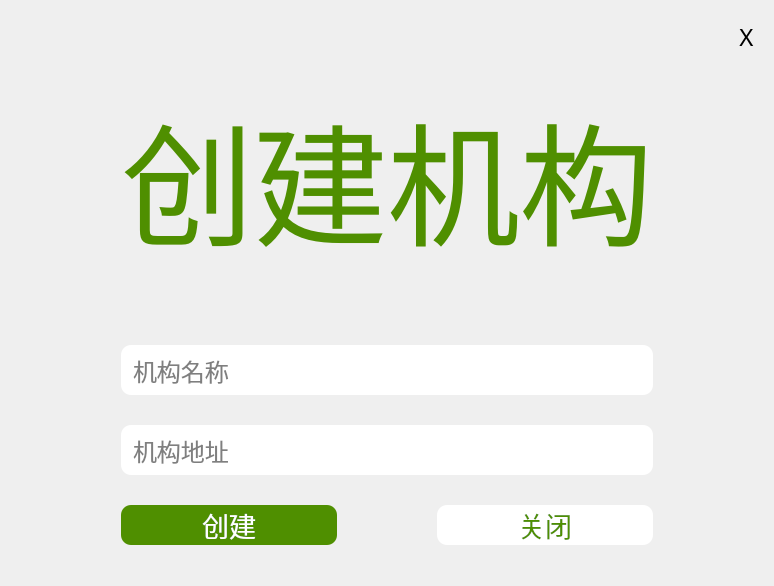
<?xml version="1.0" encoding="UTF-8"?>
<ui version="4.0">
 <class>Form</class>
 <widget class="QWidget" name="Form">
  <property name="geometry">
   <rect>
    <x>0</x>
    <y>0</y>
    <width>774</width>
    <height>586</height>
   </rect>
  </property>
  <property name="minimumSize">
   <size>
    <width>500</width>
    <height>400</height>
   </size>
  </property>
  <property name="font">
   <font>
    <family>Academy Engraved LET</family>
    <pointsize>24</pointsize>
   </font>
  </property>
  <property name="windowTitle">
   <string>教务管理系统</string>
  </property>
  <layout class="QHBoxLayout" name="horizontalLayout_5">
   <item>
    <widget class="QStackedWidget" name="stackedWidget">
     <property name="currentIndex">
      <number>2</number>
     </property>
     <widget class="QWidget" name="page">
      <layout class="QHBoxLayout" name="horizontalLayout_6">
       <item>
        <layout class="QVBoxLayout" name="verticalLayout_3">
         <item>
          <layout class="QHBoxLayout" name="horizontalLayout_4">
           <item>
            <spacer name="horizontalSpacer_3">
             <property name="orientation">
              <enum>Qt::Horizontal</enum>
             </property>
             <property name="sizeHint" stdset="0">
              <size>
               <width>40</width>
               <height>20</height>
              </size>
             </property>
            </spacer>
           </item>
           <item>
            <widget class="QPushButton" name="pushButton_3">
             <property name="font">
              <font>
               <family>PingFang SC</family>
               <pointsize>18</pointsize>
              </font>
             </property>
             <property name="styleSheet">
              <string notr="true">

QPushButton{
border:none;
}
QPushButton:hover{
	color: rgb(255, 38, 0);
}</string>
             </property>
             <property name="text">
              <string>X</string>
             </property>
            </widget>
           </item>
          </layout>
         </item>
         <item>
          <layout class="QVBoxLayout" name="verticalLayout_2">
           <item>
            <spacer name="verticalSpacer_2">
             <property name="orientation">
              <enum>Qt::Vertical</enum>
             </property>
             <property name="sizeHint" stdset="0">
              <size>
               <width>20</width>
               <height>40</height>
              </size>
             </property>
            </spacer>
           </item>
           <item>
            <layout class="QHBoxLayout" name="horizontalLayout_3">
             <item>
              <spacer name="horizontalSpacer">
               <property name="orientation">
                <enum>Qt::Horizontal</enum>
               </property>
               <property name="sizeHint" stdset="0">
                <size>
                 <width>40</width>
                 <height>20</height>
                </size>
               </property>
              </spacer>
             </item>
             <item>
              <layout class="QVBoxLayout" name="verticalLayout">
               <property name="spacing">
                <number>30</number>
               </property>
               <item>
                <widget class="QLabel" name="label">
                 <property name="font">
                  <font>
                   <family>Yuanti SC</family>
                   <pointsize>100</pointsize>
                  </font>
                 </property>
                 <property name="styleSheet">
                  <string notr="true">color:rgb(79, 143, 0);</string>
                 </property>
                 <property name="text">
                  <string>教务管理系统</string>
                 </property>
                 <property name="alignment">
                  <set>Qt::AlignCenter</set>
                 </property>
                </widget>
               </item>
               <item>
                <widget class="QLineEdit" name="lineEdit">
                 <property name="font">
                  <font>
                   <family>.AppleSystemUIFont</family>
                   <pointsize>18</pointsize>
                  </font>
                 </property>
                 <property name="styleSheet">
                  <string notr="true">border-radius:10;
padding:10px;</string>
                 </property>
                 <property name="text">
                  <string/>
                 </property>
                 <property name="placeholderText">
                  <string>账号</string>
                 </property>
                </widget>
               </item>
               <item>
                <widget class="QLineEdit" name="lineEdit_2">
                 <property name="font">
                  <font>
                   <family>.AppleSystemUIFont</family>
                   <pointsize>18</pointsize>
                  </font>
                 </property>
                 <property name="styleSheet">
                  <string notr="true">border-radius:10;
padding:10px;</string>
                 </property>
                 <property name="text">
                  <string/>
                 </property>
                 <property name="echoMode">
                  <enum>QLineEdit::Password</enum>
                 </property>
                 <property name="placeholderText">
                  <string>密码</string>
                 </property>
                </widget>
               </item>
               <item>
                <layout class="QHBoxLayout" name="horizontalLayout_2">
                 <property name="sizeConstraint">
                  <enum>QLayout::SetDefaultConstraint</enum>
                 </property>
                 <item>
                  <widget class="QCheckBox" name="checkBox">
                   <property name="font">
                    <font>
                     <family>Academy Engraved LET</family>
                     <pointsize>14</pointsize>
                    </font>
                   </property>
                   <property name="text">
                    <string>学生</string>
                   </property>
                   <property name="autoExclusive">
                    <bool>true</bool>
                   </property>
                  </widget>
                 </item>
                 <item>
                  <widget class="QCheckBox" name="checkBox_2">
                   <property name="font">
                    <font>
                     <family>Academy Engraved LET</family>
                     <pointsize>14</pointsize>
                    </font>
                   </property>
                   <property name="text">
                    <string>老师</string>
                   </property>
                   <property name="autoExclusive">
                    <bool>true</bool>
                   </property>
                  </widget>
                 </item>
                 <item>
                  <widget class="QCheckBox" name="checkBox_3">
                   <property name="font">
                    <font>
                     <family>Academy Engraved LET</family>
                     <pointsize>14</pointsize>
                    </font>
                   </property>
                   <property name="text">
                    <string>管理员</string>
                   </property>
                   <property name="checked">
                    <bool>true</bool>
                   </property>
                   <property name="autoExclusive">
                    <bool>true</bool>
                   </property>
                  </widget>
                 </item>
                </layout>
               </item>
               <item>
                <layout class="QHBoxLayout" name="horizontalLayout">
                 <property name="spacing">
                  <number>100</number>
                 </property>
                 <item>
                  <widget class="QPushButton" name="pushButton">
                   <property name="font">
                    <font>
                     <family>Academy Engraved LET</family>
                     <pointsize>20</pointsize>
                    </font>
                   </property>
                   <property name="styleSheet">
                    <string notr="true">QPushButton{
background-color: rgb(79, 143, 0);
color: rgb(255, 255, 255);
border-radius:10px;
}
QPushButton:hover{
background-color: rgb(0, 143, 0);
color: rgb(255, 255, 255);
border-radius:10px;
}
QPushButton:pressed{
background-color:  rgb(169, 169, 169);
color: rgb(255, 255, 255);
border-radius:10px;
}</string>
                   </property>
                   <property name="text">
                    <string>登录</string>
                   </property>
                  </widget>
                 </item>
                 <item>
                  <widget class="QPushButton" name="pushButton_2">
                   <property name="font">
                    <font>
                     <family>Academy Engraved LET</family>
                     <pointsize>20</pointsize>
                    </font>
                   </property>
                   <property name="styleSheet">
                    <string notr="true">QPushButton{
background-color: rgb(255, 255, 255);
color: rgb(79, 143, 0);
border-radius:10px;
}
QPushButton:hover{
background-color: rgb(0, 143, 0);
color: rgb(255, 255, 255);
border-radius:10px;
}
QPushButton:pressed{
background-color:  rgb(169, 169, 169);
color: rgb(255, 255, 255);
border-radius:10px;
}</string>
                   </property>
                   <property name="text">
                    <string>注册</string>
                   </property>
                  </widget>
                 </item>
                </layout>
               </item>
              </layout>
             </item>
             <item>
              <spacer name="horizontalSpacer_2">
               <property name="orientation">
                <enum>Qt::Horizontal</enum>
               </property>
               <property name="sizeHint" stdset="0">
                <size>
                 <width>40</width>
                 <height>20</height>
                </size>
               </property>
              </spacer>
             </item>
            </layout>
           </item>
           <item>
            <spacer name="verticalSpacer">
             <property name="orientation">
              <enum>Qt::Vertical</enum>
             </property>
             <property name="sizeHint" stdset="0">
              <size>
               <width>20</width>
               <height>40</height>
              </size>
             </property>
            </spacer>
           </item>
          </layout>
         </item>
        </layout>
       </item>
      </layout>
     </widget>
     <widget class="QWidget" name="page_2">
      <layout class="QVBoxLayout" name="verticalLayout_7">
       <item>
        <layout class="QVBoxLayout" name="verticalLayout_4">
         <item>
          <layout class="QHBoxLayout" name="horizontalLayout_7">
           <item>
            <spacer name="horizontalSpacer_4">
             <property name="orientation">
              <enum>Qt::Horizontal</enum>
             </property>
             <property name="sizeHint" stdset="0">
              <size>
               <width>40</width>
               <height>20</height>
              </size>
             </property>
            </spacer>
           </item>
           <item>
            <widget class="QPushButton" name="pushButton_4">
             <property name="font">
              <font>
               <family>PingFang SC</family>
               <pointsize>18</pointsize>
              </font>
             </property>
             <property name="styleSheet">
              <string notr="true">

QPushButton{
border:none;
}
QPushButton:hover{
rgb(255, 38, 0)
}</string>
             </property>
             <property name="text">
              <string>X</string>
             </property>
            </widget>
           </item>
          </layout>
         </item>
         <item>
          <layout class="QVBoxLayout" name="verticalLayout_5">
           <item>
            <spacer name="verticalSpacer_3">
             <property name="orientation">
              <enum>Qt::Vertical</enum>
             </property>
             <property name="sizeHint" stdset="0">
              <size>
               <width>20</width>
               <height>40</height>
              </size>
             </property>
            </spacer>
           </item>
           <item>
            <layout class="QHBoxLayout" name="horizontalLayout_8">
             <item>
              <spacer name="horizontalSpacer_5">
               <property name="orientation">
                <enum>Qt::Horizontal</enum>
               </property>
               <property name="sizeHint" stdset="0">
                <size>
                 <width>40</width>
                 <height>20</height>
                </size>
               </property>
              </spacer>
             </item>
             <item>
              <layout class="QVBoxLayout" name="verticalLayout_6">
               <property name="spacing">
                <number>30</number>
               </property>
               <item>
                <widget class="QLabel" name="label_2">
                 <property name="font">
                  <font>
                   <family>Yuanti SC</family>
                   <pointsize>100</pointsize>
                  </font>
                 </property>
                 <property name="styleSheet">
                  <string notr="true">color:rgb(79, 143, 0);</string>
                 </property>
                 <property name="text">
                  <string>管理员注册</string>
                 </property>
                 <property name="alignment">
                  <set>Qt::AlignCenter</set>
                 </property>
                </widget>
               </item>
               <item>
                <spacer name="verticalSpacer_5">
                 <property name="orientation">
                  <enum>Qt::Vertical</enum>
                 </property>
                 <property name="sizeHint" stdset="0">
                  <size>
                   <width>20</width>
                   <height>60</height>
                  </size>
                 </property>
                </spacer>
               </item>
               <item>
                <widget class="QLineEdit" name="lineEdit_3">
                 <property name="font">
                  <font>
                   <family>.AppleSystemUIFont</family>
                   <pointsize>18</pointsize>
                  </font>
                 </property>
                 <property name="styleSheet">
                  <string notr="true">border-radius:10;
padding:10px;</string>
                 </property>
                 <property name="text">
                  <string/>
                 </property>
                 <property name="placeholderText">
                  <string>账号</string>
                 </property>
                </widget>
               </item>
               <item>
                <widget class="QLineEdit" name="lineEdit_4">
                 <property name="font">
                  <font>
                   <family>.AppleSystemUIFont</family>
                   <pointsize>18</pointsize>
                  </font>
                 </property>
                 <property name="styleSheet">
                  <string notr="true">border-radius:10;
padding:10px;</string>
                 </property>
                 <property name="text">
                  <string/>
                 </property>
                 <property name="echoMode">
                  <enum>QLineEdit::Password</enum>
                 </property>
                 <property name="placeholderText">
                  <string>密码</string>
                 </property>
                </widget>
               </item>
               <item>
                <widget class="QLineEdit" name="lineEdit_5">
                 <property name="font">
                  <font>
                   <family>.AppleSystemUIFont</family>
                   <pointsize>18</pointsize>
                  </font>
                 </property>
                 <property name="styleSheet">
                  <string notr="true">border-radius:10;
padding:10px;</string>
                 </property>
                 <property name="text">
                  <string/>
                 </property>
                 <property name="echoMode">
                  <enum>QLineEdit::Password</enum>
                 </property>
                 <property name="placeholderText">
                  <string>确认密码</string>
                 </property>
                </widget>
               </item>
               <item>
                <layout class="QHBoxLayout" name="horizontalLayout_10">
                 <property name="spacing">
                  <number>100</number>
                 </property>
                 <item>
                  <widget class="QPushButton" name="pushButton_5">
                   <property name="font">
                    <font>
                     <family>Academy Engraved LET</family>
                     <pointsize>20</pointsize>
                    </font>
                   </property>
                   <property name="styleSheet">
                    <string notr="true">QPushButton{
background-color: rgb(255, 255, 255);
color: rgb(79, 143, 0);
border-radius:10px;
}
QPushButton:hover{
background-color: rgb(0, 143, 0);
color: rgb(255, 255, 255);
border-radius:10px;
}
QPushButton:pressed{
background-color:  rgb(169, 169, 169);
color: rgb(255, 255, 255);
border-radius:10px;
}</string>
                   </property>
                   <property name="text">
                    <string>登录</string>
                   </property>
                  </widget>
                 </item>
                 <item>
                  <widget class="QPushButton" name="pushButton_6">
                   <property name="font">
                    <font>
                     <family>Academy Engraved LET</family>
                     <pointsize>20</pointsize>
                    </font>
                   </property>
                   <property name="styleSheet">
                    <string notr="true">QPushButton{
background-color: rgb(79, 143, 0);
color: rgb(255, 255, 255);
border-radius:10px;
}
QPushButton:hover{
background-color: rgb(0, 143, 0);
color: rgb(255, 255, 255);
border-radius:10px;
}
QPushButton:pressed{
background-color:  rgb(169, 169, 169);
color: rgb(255, 255, 255);
border-radius:10px;
}

</string>
                   </property>
                   <property name="text">
                    <string>注册</string>
                   </property>
                  </widget>
                 </item>
                </layout>
               </item>
              </layout>
             </item>
             <item>
              <spacer name="horizontalSpacer_6">
               <property name="orientation">
                <enum>Qt::Horizontal</enum>
               </property>
               <property name="sizeHint" stdset="0">
                <size>
                 <width>40</width>
                 <height>20</height>
                </size>
               </property>
              </spacer>
             </item>
            </layout>
           </item>
           <item>
            <spacer name="verticalSpacer_4">
             <property name="orientation">
              <enum>Qt::Vertical</enum>
             </property>
             <property name="sizeHint" stdset="0">
              <size>
               <width>20</width>
               <height>40</height>
              </size>
             </property>
            </spacer>
           </item>
          </layout>
         </item>
        </layout>
       </item>
      </layout>
     </widget>
     <widget class="QWidget" name="page_3">
      <property name="minimumSize">
       <size>
        <width>600</width>
        <height>400</height>
       </size>
      </property>
      <layout class="QHBoxLayout" name="horizontalLayout_13">
       <item>
        <layout class="QVBoxLayout" name="verticalLayout_8">
         <item>
          <layout class="QHBoxLayout" name="horizontalLayout_9">
           <item>
            <spacer name="horizontalSpacer_7">
             <property name="orientation">
              <enum>Qt::Horizontal</enum>
             </property>
             <property name="sizeHint" stdset="0">
              <size>
               <width>40</width>
               <height>20</height>
              </size>
             </property>
            </spacer>
           </item>
           <item>
            <widget class="QPushButton" name="pushButton_7">
             <property name="font">
              <font>
               <family>PingFang SC</family>
               <pointsize>18</pointsize>
              </font>
             </property>
             <property name="styleSheet">
              <string notr="true">

QPushButton{
border:none;
}
QPushButton:hover{
rgb(255, 38, 0)
}</string>
             </property>
             <property name="text">
              <string>X</string>
             </property>
            </widget>
           </item>
          </layout>
         </item>
         <item>
          <layout class="QVBoxLayout" name="verticalLayout_9">
           <item>
            <spacer name="verticalSpacer_6">
             <property name="orientation">
              <enum>Qt::Vertical</enum>
             </property>
             <property name="sizeHint" stdset="0">
              <size>
               <width>20</width>
               <height>40</height>
              </size>
             </property>
            </spacer>
           </item>
           <item>
            <layout class="QHBoxLayout" name="horizontalLayout_11">
             <item>
              <spacer name="horizontalSpacer_8">
               <property name="orientation">
                <enum>Qt::Horizontal</enum>
               </property>
               <property name="sizeHint" stdset="0">
                <size>
                 <width>40</width>
                 <height>20</height>
                </size>
               </property>
              </spacer>
             </item>
             <item>
              <layout class="QVBoxLayout" name="verticalLayout_10">
               <property name="spacing">
                <number>30</number>
               </property>
               <item>
                <widget class="QLabel" name="label_3">
                 <property name="font">
                  <font>
                   <family>Yuanti SC</family>
                   <pointsize>100</pointsize>
                  </font>
                 </property>
                 <property name="styleSheet">
                  <string notr="true">color:rgb(79, 143, 0);</string>
                 </property>
                 <property name="text">
                  <string>创建机构</string>
                 </property>
                 <property name="alignment">
                  <set>Qt::AlignCenter</set>
                 </property>
                </widget>
               </item>
               <item>
                <spacer name="verticalSpacer_7">
                 <property name="orientation">
                  <enum>Qt::Vertical</enum>
                 </property>
                 <property name="sizeHint" stdset="0">
                  <size>
                   <width>20</width>
                   <height>60</height>
                  </size>
                 </property>
                </spacer>
               </item>
               <item>
                <widget class="QLineEdit" name="lineEdit_6">
                 <property name="font">
                  <font>
                   <family>.AppleSystemUIFont</family>
                   <pointsize>18</pointsize>
                  </font>
                 </property>
                 <property name="styleSheet">
                  <string notr="true">border-radius:10;
padding:10px;</string>
                 </property>
                 <property name="text">
                  <string/>
                 </property>
                 <property name="placeholderText">
                  <string>机构名称</string>
                 </property>
                </widget>
               </item>
               <item>
                <widget class="QLineEdit" name="lineEdit_7">
                 <property name="font">
                  <font>
                   <family>.AppleSystemUIFont</family>
                   <pointsize>18</pointsize>
                  </font>
                 </property>
                 <property name="styleSheet">
                  <string notr="true">border-radius:10;
padding:10px;</string>
                 </property>
                 <property name="text">
                  <string/>
                 </property>
                 <property name="echoMode">
                  <enum>QLineEdit::Normal</enum>
                 </property>
                 <property name="placeholderText">
                  <string>机构地址</string>
                 </property>
                </widget>
               </item>
               <item>
                <layout class="QHBoxLayout" name="horizontalLayout_12">
                 <property name="spacing">
                  <number>100</number>
                 </property>
                 <item>
                  <widget class="QPushButton" name="pushButton_9">
                   <property name="font">
                    <font>
                     <family>Academy Engraved LET</family>
                     <pointsize>20</pointsize>
                    </font>
                   </property>
                   <property name="styleSheet">
                    <string notr="true">QPushButton{
background-color: rgb(79, 143, 0);
color: rgb(255, 255, 255);
border-radius:10px;
}
QPushButton:hover{
background-color: rgb(0, 143, 0);
color: rgb(255, 255, 255);
border-radius:10px;
}
QPushButton:pressed{
background-color:  rgb(169, 169, 169);
color: rgb(255, 255, 255);
border-radius:10px;
}

</string>
                   </property>
                   <property name="text">
                    <string>创建</string>
                   </property>
                  </widget>
                 </item>
                 <item>
                  <widget class="QPushButton" name="pushButton_8">
                   <property name="font">
                    <font>
                     <family>Academy Engraved LET</family>
                     <pointsize>20</pointsize>
                    </font>
                   </property>
                   <property name="styleSheet">
                    <string notr="true">QPushButton{
background-color: rgb(255, 255, 255);
color: rgb(79, 143, 0);
border-radius:10px;
}
QPushButton:hover{
background-color: rgb(0, 143, 0);
color: rgb(255, 255, 255);
border-radius:10px;
}
QPushButton:pressed{
background-color:  rgb(169, 169, 169);
color: rgb(255, 255, 255);
border-radius:10px;
}</string>
                   </property>
                   <property name="text">
                    <string>关闭</string>
                   </property>
                  </widget>
                 </item>
                </layout>
               </item>
              </layout>
             </item>
             <item>
              <spacer name="horizontalSpacer_9">
               <property name="orientation">
                <enum>Qt::Horizontal</enum>
               </property>
               <property name="sizeHint" stdset="0">
                <size>
                 <width>40</width>
                 <height>20</height>
                </size>
               </property>
              </spacer>
             </item>
            </layout>
           </item>
           <item>
            <spacer name="verticalSpacer_8">
             <property name="orientation">
              <enum>Qt::Vertical</enum>
             </property>
             <property name="sizeHint" stdset="0">
              <size>
               <width>20</width>
               <height>40</height>
              </size>
             </property>
            </spacer>
           </item>
          </layout>
         </item>
        </layout>
       </item>
      </layout>
     </widget>
    </widget>
   </item>
  </layout>
 </widget>
 <resources/>
 <connections>
  <connection>
   <sender>pushButton</sender>
   <signal>clicked()</signal>
   <receiver>Form</receiver>
   <slot>login()</slot>
   <hints>
    <hint type="sourcelabel">
     <x>225</x>
     <y>505</y>
    </hint>
    <hint type="destinationlabel">
     <x>399</x>
     <y>300</y>
    </hint>
   </hints>
  </connection>
  <connection>
   <sender>pushButton_2</sender>
   <signal>clicked()</signal>
   <receiver>Form</receiver>
   <slot>open_register_page()</slot>
   <hints>
    <hint type="sourcelabel">
     <x>535</x>
     <y>505</y>
    </hint>
    <hint type="destinationlabel">
     <x>773</x>
     <y>573</y>
    </hint>
   </hints>
  </connection>
  <connection>
   <sender>pushButton_5</sender>
   <signal>clicked()</signal>
   <receiver>Form</receiver>
   <slot>open_login_page()</slot>
   <hints>
    <hint type="sourcelabel">
     <x>336</x>
     <y>546</y>
    </hint>
    <hint type="destinationlabel">
     <x>773</x>
     <y>558</y>
    </hint>
   </hints>
  </connection>
  <connection>
   <sender>pushButton_6</sender>
   <signal>clicked()</signal>
   <receiver>Form</receiver>
   <slot>register()</slot>
   <hints>
    <hint type="sourcelabel">
     <x>580</x>
     <y>540</y>
    </hint>
    <hint type="destinationlabel">
     <x>773</x>
     <y>499</y>
    </hint>
   </hints>
  </connection>
  <connection>
   <sender>pushButton_4</sender>
   <signal>clicked()</signal>
   <receiver>Form</receiver>
   <slot>close()</slot>
   <hints>
    <hint type="sourcelabel">
     <x>747</x>
     <y>51</y>
    </hint>
    <hint type="destinationlabel">
     <x>773</x>
     <y>79</y>
    </hint>
   </hints>
  </connection>
  <connection>
   <sender>pushButton_3</sender>
   <signal>clicked()</signal>
   <receiver>Form</receiver>
   <slot>close()</slot>
   <hints>
    <hint type="sourcelabel">
     <x>747</x>
     <y>51</y>
    </hint>
    <hint type="destinationlabel">
     <x>399</x>
     <y>300</y>
    </hint>
   </hints>
  </connection>
  <connection>
   <sender>pushButton_9</sender>
   <signal>clicked()</signal>
   <receiver>Form</receiver>
   <slot>add_school()</slot>
   <hints>
    <hint type="sourcelabel">
     <x>270</x>
     <y>500</y>
    </hint>
    <hint type="destinationlabel">
     <x>11</x>
     <y>559</y>
    </hint>
   </hints>
  </connection>
  <connection>
   <sender>pushButton_8</sender>
   <signal>clicked()</signal>
   <receiver>Form</receiver>
   <slot>close()</slot>
   <hints>
    <hint type="sourcelabel">
     <x>514</x>
     <y>511</y>
    </hint>
    <hint type="destinationlabel">
     <x>764</x>
     <y>552</y>
    </hint>
   </hints>
  </connection>
  <connection>
   <sender>lineEdit_7</sender>
   <signal>returnPressed()</signal>
   <receiver>Form</receiver>
   <slot>add_school()</slot>
   <hints>
    <hint type="sourcelabel">
     <x>414</x>
     <y>445</y>
    </hint>
    <hint type="destinationlabel">
     <x>768</x>
     <y>470</y>
    </hint>
   </hints>
  </connection>
  <connection>
   <sender>lineEdit_5</sender>
   <signal>returnPressed()</signal>
   <receiver>Form</receiver>
   <slot>register()</slot>
   <hints>
    <hint type="sourcelabel">
     <x>351</x>
     <y>467</y>
    </hint>
    <hint type="destinationlabel">
     <x>7</x>
     <y>535</y>
    </hint>
   </hints>
  </connection>
  <connection>
   <sender>lineEdit_2</sender>
   <signal>returnPressed()</signal>
   <receiver>Form</receiver>
   <slot>login()</slot>
   <hints>
    <hint type="sourcelabel">
     <x>328</x>
     <y>376</y>
    </hint>
    <hint type="destinationlabel">
     <x>765</x>
     <y>429</y>
    </hint>
   </hints>
  </connection>
 </connections>
 <slots>
  <slot>login()</slot>
  <slot>open_register_page()</slot>
  <slot>open_login_page()</slot>
  <slot>register()</slot>
  <slot>add_school()</slot>
 </slots>
</ui>
